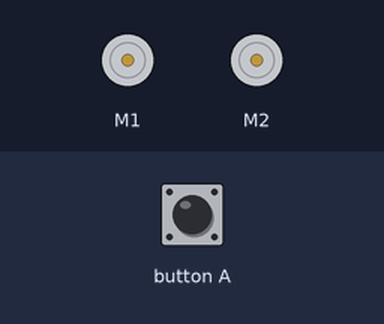
Bench run of a program on a simulated BBC micro:bit (MakeCode). Shown: 2 × DC motor (green arrow = forward, orange = backward, longer = faster). Inputs (shaded band) come from the test bench.

Above: at 1.2 s.
1.3 s: button A pressed for 0.15 s
At 2.8 s:
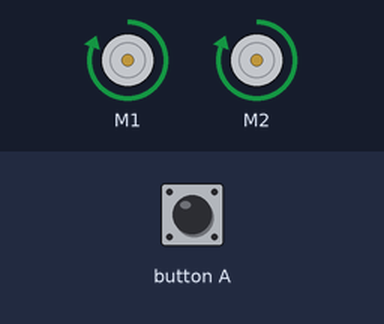
At 7.1 s:
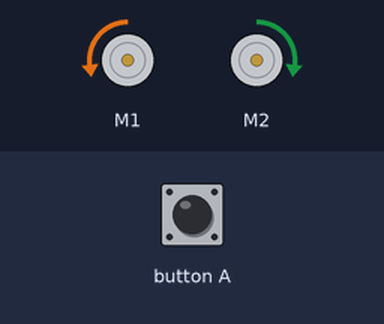
Timing chart, 0 to 13.4 s (numbered marks = the images above; inputs shaded):
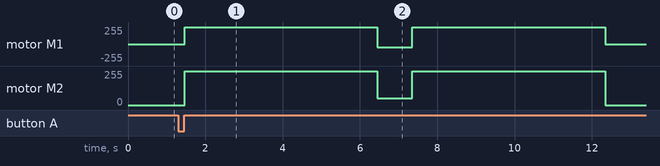

The program:

main.ts
```typescript
input.onButtonPressed(Button.A, function () {
    maqueen.motorRun(maqueen.Motors.All, maqueen.Dir.CW, 255)
    basic.pause(5000)
    maqueen.motorRun(maqueen.Motors.M2, maqueen.Dir.CW, 50)
    maqueen.motorRun(maqueen.Motors.M1, maqueen.Dir.CCW, 50)
    basic.pause(900)
    maqueen.motorRun(maqueen.Motors.All, maqueen.Dir.CW, 255)
    basic.pause(5000)
    maqueen.motorStop(maqueen.Motors.All)
})
basic.forever(function () {

})
```

test.ts
```typescript
// aquí va el archivo "tests"; esto no se compilará cuando este paquete se utilice como una extensión.
```

Measured:
- after the input at 1.3 s, motor M1: stopped → forward 255/255 after 0.17 s, → backward 50/255 5.0 s later, → forward 255/255 0.90 s later, → stopped 5.0 s later; motor M2: stopped → forward 255/255 after 0.17 s, → forward 50/255 5.0 s later, → forward 255/255 0.90 s later, → stopped 5.0 s later
